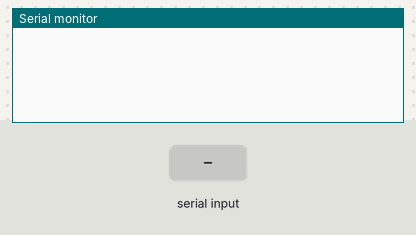
This sketch was run on a simulated Arduino Uno, built with avr-gcc and run on an emulated ATmega328P. Shown: the last lines printed to the serial monitor. The test bench sets the inputs (shaded band).

Above: at 1.2 s.
1.3 s: "90,45,200\n" received over Serial
At 2.5 s:
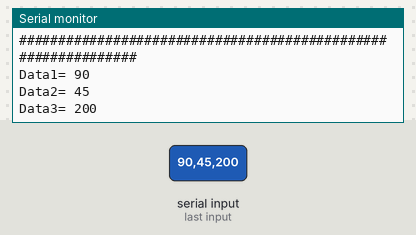
2.8 s: "30,150,10\n" received over Serial
At 3.6 s:
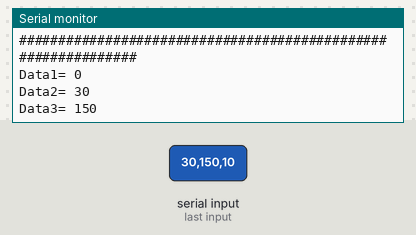
Timing chart, 0 to 5.8 s (numbered marks = the images above; inputs shaded):
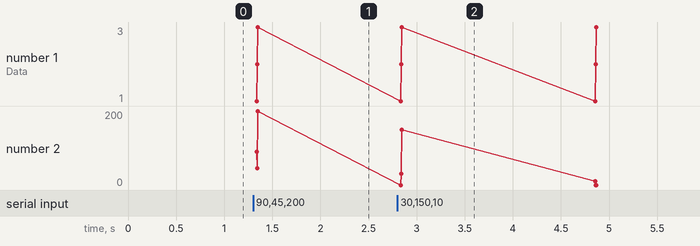

Measured:
- after the input at 1.3 s, the serial monitor: prints a new line at once (image 1)
- after the input at 2.8 s, the serial monitor: prints a new line at once (image 2)

The sketch:

Serial_response.ino
```cpp
int a,b,c;
boolean cnt;

void setup()
{
  Serial.begin(19200);
}

void loop()
{

if (Serial.available())
{
 a=Serial.parseInt();
 b=Serial.parseInt();
 c=Serial.parseInt();

 Serial.println("##############################################################");
 Serial.print("Data1= ");
 Serial.println(a);
 Serial.print("Data2= ");
 Serial.println(b);
 Serial.print("Data3= ");
 Serial.println(c);
 cnt=false;
}
else
{

}
}
```
